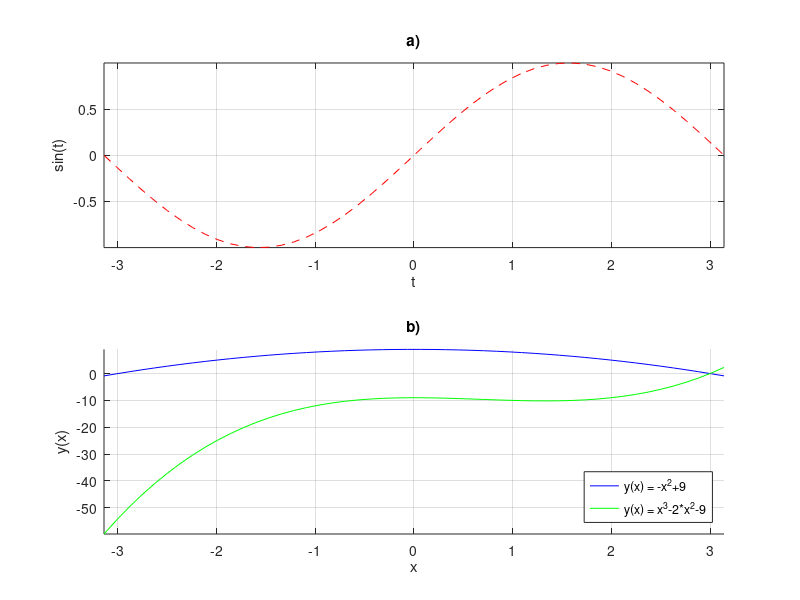
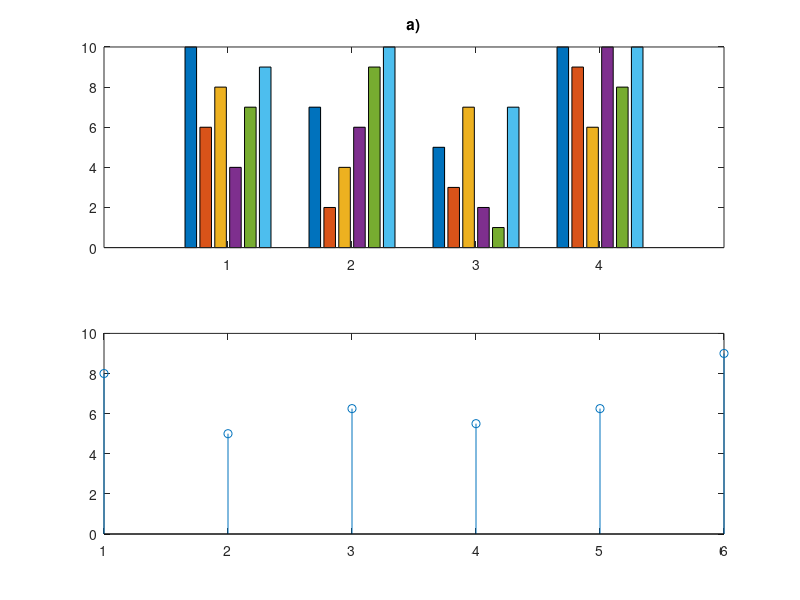

The MATLAB script that drew these images, in order:
% Aleksandr Skokunov
% EKf-25
% Data: 2026-09-21

% 1
clear all
clc

t = linspace(-pi, pi, 50);

figure
subplot(2, 1, 1)
plot(t, sin(t), 'r--')
xlim([min(t) max(t)])
ylim([min(sin(t)) max(sin(t))])
grid on
title('a)')
xlabel('t')
ylabel('sin(t)')

x = linspace(-pi, pi, 50);
y1 = -x.^2 + 9;
y2 = x.^3 - 2*x.^2 - 9;

subplot(2, 1, 2)
hold on
plot(x, y1, 'b')
plot(x, y2, 'g')
xlim([min(x) max(x)])
ylim([min(y2) max(y1)])
grid on
legend('y(x) = -x^2+9', 'y(x) = x^3-2*x^2-9', ... 
        'Location', 'southeast')
title('b)')
xlabel('x')
ylabel('y(x)')

%% 2
clear all
clc

grades = [10 6 8 4 7 9; 7 2 4 6 9 10; ... 
            5 3 7 2 1 7; 10 9 6 10 8 10];

figure
subplot(2, 1, 1)
bar(grades)
title('a)')

subplot(2, 1, 2)
stem(mean(grades))
